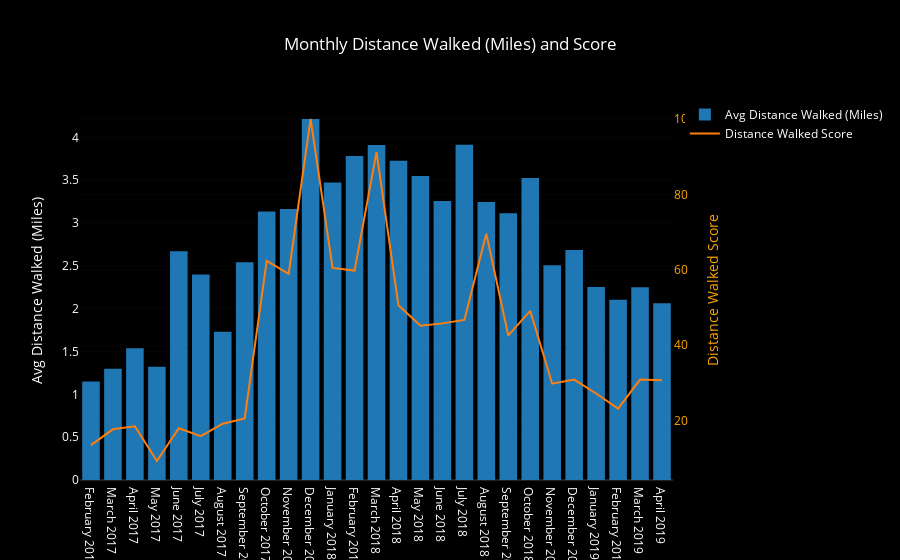

The code cell stored with this chart in its notebook:
### Code cell
bars = go.Bar(x=month_df.month_year, y=month_df.mean_dist,
              name='Avg Distance Walked (Miles)', yaxis='y1')

score_line = go.Scatter(x=month_df.month_year, y=month_df.dist_score,
                        name='Distance Walked Score', yaxis='y2')

layout = go.Layout({'plot_bgcolor': 'black', 'paper_bgcolor': 'black',
                    'font': {'color': 'white'},
                    'title': 'Monthly Distance Walked (Miles) and Score',
                    'yaxis': {'title': 'Avg Distance Walked (Miles)'},
                    'yaxis2': {'title': 'Distance Walked Score',
                               'titlefont': {'color': 'orange'},
                               'tickfont': {'color': 'orange'},
                               'overlaying': 'y',
                               'side': 'right'},
                   'xaxis': {'type': '-'}})

data = [bars, score_line]
fig = go.Figure(data=data, layout=layout)
iplot(fig)

### Figure 1 — Plotly figure (JSON) as saved in the notebook; plotly's stock layout.template omitted (floating-point values rounded to 4 significant figures)
{"data": [{"name": "Avg Distance Walked (Miles)", "type": "bar", "uid": "2cb637f6-5062-4661-90e2-cb28d83538f0", "x": ["February 2017", "March 2017", "April 2017", "May 2017", "June 2017", "July 2017", "August 2017", "September 2017", "October 2017", "November 2017", "December 2017", "January 2018", "February 2018", "March 2018", "April 2018", "May 2018", "June 2018", "July 2018", "August 2018", "September 2018", "October 2018", "November 2018", "December 2018", "January 2019", "February 2019", "March 2019", "April 2019"], "y": [1.151, 1.3, 1.537, 1.322, 2.671, 2.4, 1.732, 2.541, 3.134, 3.165, 4.214, 3.473, 3.783, 3.912, 3.727, 3.55, 3.258, 3.915, 3.246, 3.115, 3.526, 2.507, 2.684, 2.253, 2.104, 2.249, 2.062], "yaxis": "y"}, {"name": "Distance Walked Score", "type": "scatter", "uid": "fec130fd-5ea1-4a3d-b954-8b89882abc93", "x": ["February 2017", "March 2017", "April 2017", "May 2017", "June 2017", "July 2017", "August 2017", "September 2017", "October 2017", "November 2017", "December 2017", "January 2018", "February 2018", "March 2018", "April 2018", "May 2018", "June 2018", "July 2018", "August 2018", "September 2018", "October 2018", "November 2018", "December 2018", "January 2019", "February 2019", "March 2019", "April 2019"], "y": [13.5, 17.7, 18.5, 9.3, 18, 15.9, 19.2, 20.6, 62.4, 58.9, 100, 60.5, 59.8, 91.2, 50.6, 45.2, 45.8, 46.7, 69.6, 42.6, 49.1, 29.8, 30.9, 27.2, 23.2, 30.9, 30.7], "yaxis": "y2"}], "layout": {"font": {"color": "white"}, "paper_bgcolor": "black", "plot_bgcolor": "black", "title": {"text": "Monthly Distance Walked (Miles) and Score"}, "xaxis": {"type": "-"}, "yaxis": {"title": {"text": "Avg Distance Walked (Miles)"}}, "yaxis2": {"overlaying": "y", "side": "right", "tickfont": {"color": "orange"}, "title": {"font": {"color": "orange"}, "text": "Distance Walked Score"}}}}
